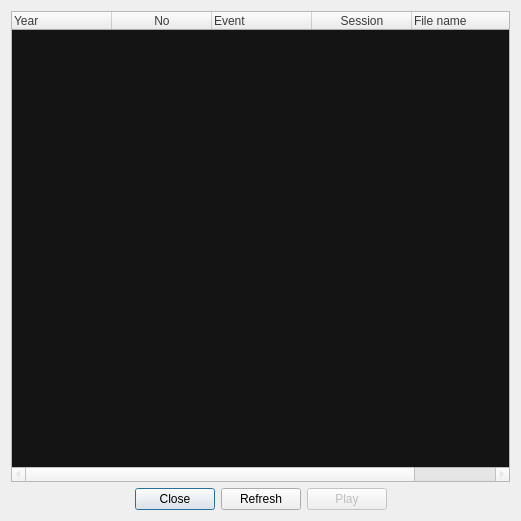
<?xml version="1.0" encoding="UTF-8"?>
<ui version="4.0">
 <class>LTFilesManagerDialog</class>
 <widget class="QDialog" name="LTFilesManagerDialog">
  <property name="geometry">
   <rect>
    <x>0</x>
    <y>0</y>
    <width>521</width>
    <height>521</height>
   </rect>
  </property>
  <property name="windowTitle">
   <string>LT files database</string>
  </property>
  <layout class="QVBoxLayout" name="verticalLayout">
   <item>
    <widget class="QTreeWidget" name="treeWidget">
     <property name="palette">
      <palette>
       <active>
        <colorrole role="WindowText">
         <brush brushstyle="SolidPattern">
          <color alpha="255">
           <red>220</red>
           <green>220</green>
           <blue>220</blue>
          </color>
         </brush>
        </colorrole>
        <colorrole role="Text">
         <brush brushstyle="SolidPattern">
          <color alpha="255">
           <red>220</red>
           <green>220</green>
           <blue>220</blue>
          </color>
         </brush>
        </colorrole>
        <colorrole role="ButtonText">
         <brush brushstyle="SolidPattern">
          <color alpha="255">
           <red>59</red>
           <green>59</green>
           <blue>59</blue>
          </color>
         </brush>
        </colorrole>
        <colorrole role="Base">
         <brush brushstyle="SolidPattern">
          <color alpha="255">
           <red>20</red>
           <green>20</green>
           <blue>20</blue>
          </color>
         </brush>
        </colorrole>
        <colorrole role="Highlight">
         <brush brushstyle="SolidPattern">
          <color alpha="255">
           <red>73</red>
           <green>73</green>
           <blue>73</blue>
          </color>
         </brush>
        </colorrole>
        <colorrole role="AlternateBase">
         <brush brushstyle="SolidPattern">
          <color alpha="255">
           <red>30</red>
           <green>30</green>
           <blue>30</blue>
          </color>
         </brush>
        </colorrole>
       </active>
       <inactive>
        <colorrole role="WindowText">
         <brush brushstyle="SolidPattern">
          <color alpha="255">
           <red>220</red>
           <green>220</green>
           <blue>220</blue>
          </color>
         </brush>
        </colorrole>
        <colorrole role="Text">
         <brush brushstyle="SolidPattern">
          <color alpha="255">
           <red>220</red>
           <green>220</green>
           <blue>220</blue>
          </color>
         </brush>
        </colorrole>
        <colorrole role="ButtonText">
         <brush brushstyle="SolidPattern">
          <color alpha="255">
           <red>59</red>
           <green>59</green>
           <blue>59</blue>
          </color>
         </brush>
        </colorrole>
        <colorrole role="Base">
         <brush brushstyle="SolidPattern">
          <color alpha="255">
           <red>20</red>
           <green>20</green>
           <blue>20</blue>
          </color>
         </brush>
        </colorrole>
        <colorrole role="Highlight">
         <brush brushstyle="SolidPattern">
          <color alpha="255">
           <red>73</red>
           <green>73</green>
           <blue>73</blue>
          </color>
         </brush>
        </colorrole>
        <colorrole role="AlternateBase">
         <brush brushstyle="SolidPattern">
          <color alpha="255">
           <red>30</red>
           <green>30</green>
           <blue>30</blue>
          </color>
         </brush>
        </colorrole>
       </inactive>
       <disabled>
        <colorrole role="WindowText">
         <brush brushstyle="SolidPattern">
          <color alpha="255">
           <red>130</red>
           <green>130</green>
           <blue>130</blue>
          </color>
         </brush>
        </colorrole>
        <colorrole role="Text">
         <brush brushstyle="SolidPattern">
          <color alpha="255">
           <red>130</red>
           <green>130</green>
           <blue>130</blue>
          </color>
         </brush>
        </colorrole>
        <colorrole role="ButtonText">
         <brush brushstyle="SolidPattern">
          <color alpha="255">
           <red>130</red>
           <green>130</green>
           <blue>130</blue>
          </color>
         </brush>
        </colorrole>
        <colorrole role="Base">
         <brush brushstyle="SolidPattern">
          <color alpha="255">
           <red>240</red>
           <green>240</green>
           <blue>240</blue>
          </color>
         </brush>
        </colorrole>
        <colorrole role="Highlight">
         <brush brushstyle="SolidPattern">
          <color alpha="255">
           <red>175</red>
           <green>175</green>
           <blue>175</blue>
          </color>
         </brush>
        </colorrole>
        <colorrole role="AlternateBase">
         <brush brushstyle="SolidPattern">
          <color alpha="255">
           <red>30</red>
           <green>30</green>
           <blue>30</blue>
          </color>
         </brush>
        </colorrole>
       </disabled>
      </palette>
     </property>
     <property name="editTriggers">
      <set>QAbstractItemView::NoEditTriggers</set>
     </property>
     <property name="alternatingRowColors">
      <bool>true</bool>
     </property>
     <column>
      <property name="text">
       <string>Year</string>
      </property>
     </column>
     <column>
      <property name="text">
       <string>No</string>
      </property>
      <property name="textAlignment">
       <set>AlignHCenter|AlignVCenter|AlignCenter</set>
      </property>
     </column>
     <column>
      <property name="text">
       <string>Event</string>
      </property>
     </column>
     <column>
      <property name="text">
       <string>Session</string>
      </property>
      <property name="textAlignment">
       <set>AlignHCenter|AlignVCenter|AlignCenter</set>
      </property>
     </column>
     <column>
      <property name="text">
       <string>File name</string>
      </property>
     </column>
     <column>
      <property name="text">
       <string>Status</string>
      </property>
      <property name="textAlignment">
       <set>AlignHCenter|AlignVCenter|AlignCenter</set>
      </property>
     </column>
    </widget>
   </item>
   <item>
    <layout class="QHBoxLayout" name="horizontalLayout">
     <property name="bottomMargin">
      <number>0</number>
     </property>
     <item>
      <spacer name="horizontalSpacer">
       <property name="orientation">
        <enum>Qt::Horizontal</enum>
       </property>
       <property name="sizeHint" stdset="0">
        <size>
         <width>40</width>
         <height>20</height>
        </size>
       </property>
      </spacer>
     </item>
     <item>
      <widget class="QPushButton" name="cancelButton">
       <property name="text">
        <string>Close</string>
       </property>
      </widget>
     </item>
     <item>
      <widget class="QPushButton" name="refreshButton">
       <property name="text">
        <string>Refresh</string>
       </property>
      </widget>
     </item>
     <item>
      <widget class="QPushButton" name="playButton">
       <property name="enabled">
        <bool>false</bool>
       </property>
       <property name="text">
        <string>Play</string>
       </property>
      </widget>
     </item>
     <item>
      <spacer name="horizontalSpacer_2">
       <property name="orientation">
        <enum>Qt::Horizontal</enum>
       </property>
       <property name="sizeHint" stdset="0">
        <size>
         <width>40</width>
         <height>20</height>
        </size>
       </property>
      </spacer>
     </item>
    </layout>
   </item>
  </layout>
 </widget>
 <resources/>
 <connections>
  <connection>
   <sender>cancelButton</sender>
   <signal>clicked()</signal>
   <receiver>LTFilesManagerDialog</receiver>
   <slot>reject()</slot>
   <hints>
    <hint type="sourcelabel">
     <x>171</x>
     <y>498</y>
    </hint>
    <hint type="destinationlabel">
     <x>83</x>
     <y>494</y>
    </hint>
   </hints>
  </connection>
 </connections>
</ui>
